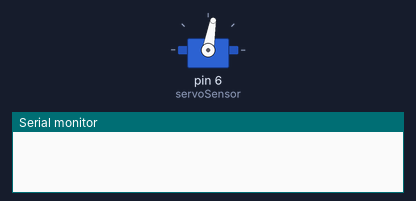
This sketch was run on a simulated Arduino Uno, built with avr-gcc and run on an emulated ATmega328P. Shown: servo, the last lines printed to the serial monitor.

Above: at 1.05 s.
At 15.65 s:
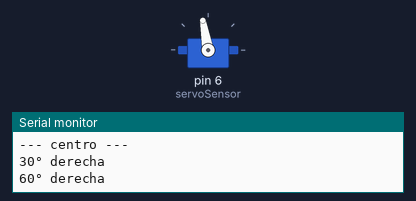
Timing chart, 0 to 26.5 s (numbered marks = the images above):
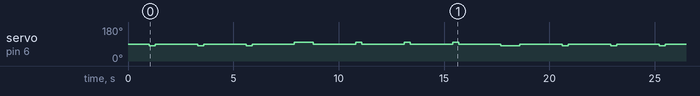

Measured:
- by itself, servo on pin 6 (servoSensor): repeats every 19.6 s: 2 × (90° 2.0 s, 80° 0.30 s), 90° 2.0 s, 100° 0.90 s, 3 × (90° 2.0 s, 100° 0.30 s), 90° 2.0 s, 80° 0.90 s, 90° 2.0 s, 80° 0.30 s

The sketch:

sketch_nov24a.ino
```cpp
#include <Servo.h>

Servo servoSensor;   // pin 6: rotación continua

const int PARADO    = 90;    // si se mueve solo estando parado, ajustá (88, 92...)
const int VEL_IZQ   = 80;    // velocidad hacia la izquierda (más cerca de 90 = más lento)
const int VEL_DER   = 100;   // velocidad hacia la derecha

// CALIBRAR: ms que tarda en girar 30° a esa velocidad (cada sentido por separado)
const unsigned long MS_30_IZQ = 300;
const unsigned long MS_30_DER = 300;

const unsigned long PAUSA_MEDIDA = 2000;   // ms parado en cada ángulo
const unsigned long PAUSA_CENTRO = 2000;   // ms parado en el centro

// Gira 'pasos' veces 30° (izq o der) y frena
void girar(bool derecha, int pasos) {
  servoSensor.write(derecha ? VEL_DER : VEL_IZQ);
  delay((derecha ? MS_30_DER : MS_30_IZQ) * pasos);
  servoSensor.write(PARADO);
}

// Un lado completo: 30°, 60°, 90°, parándose en cada uno; vuelve al centro
void barrerLado(bool derecha, const char* nombre) {
  for (int g = 30; g <= 90; g += 30) {
    girar(derecha, 1);                       // avanza 30°
    Serial.print(g);
    Serial.print("° ");
    Serial.println(nombre);
    delay(PAUSA_MEDIDA);                     // parado: acá iría la medición
  }
  girar(!derecha, 3);                        // vuelve 90° al centro
  Serial.println("--- centro ---");
  delay(PAUSA_CENTRO);
}

void setup() {
  Serial.begin(9600);
  servoSensor.attach(6);
  servoSensor.write(PARADO);
  delay(1000);
}

void loop() {
  barrerLado(false, "izquierda");
  barrerLado(true,  "derecha");
}
```
